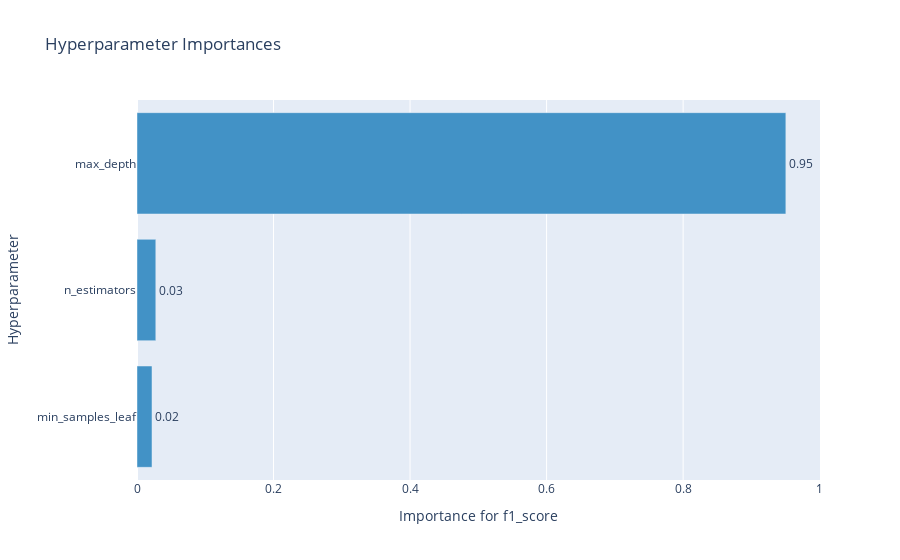

Source (notebook cell):
### Markdown cell above
График важности гиперпараметров - помогает понять, какие гиперпараметры вносят больший вклад в минимизацию/максимизацию метрики.

### Code cell
optuna.visualization.plot_param_importances(study, target_name='f1_score')

### Figure 1 — Plotly figure (JSON) as saved in the notebook; plotly's stock layout.template omitted (floating-point values rounded to 4 significant figures)
{"data": [{"cliponaxis": false, "hovertemplate": ["min_samples_leaf (IntDistribution): 0.021967363002374556<extra></extra>", "n_estimators (IntDistribution): 0.027547469535031514<extra></extra>", "max_depth (IntDistribution): 0.9504851674625939<extra></extra>"], "marker": {"color": "rgb(66,146,198)"}, "orientation": "h", "text": ["0.02", "0.03", "0.95"], "textposition": "outside", "type": "bar", "x": [0.02197, 0.02755, 0.9505], "y": ["min_samples_leaf", "n_estimators", "max_depth"]}], "layout": {"showlegend": false, "title": {"text": "Hyperparameter Importances"}, "xaxis": {"title": {"text": "Importance for f1_score"}}, "yaxis": {"title": {"text": "Hyperparameter"}}}}
